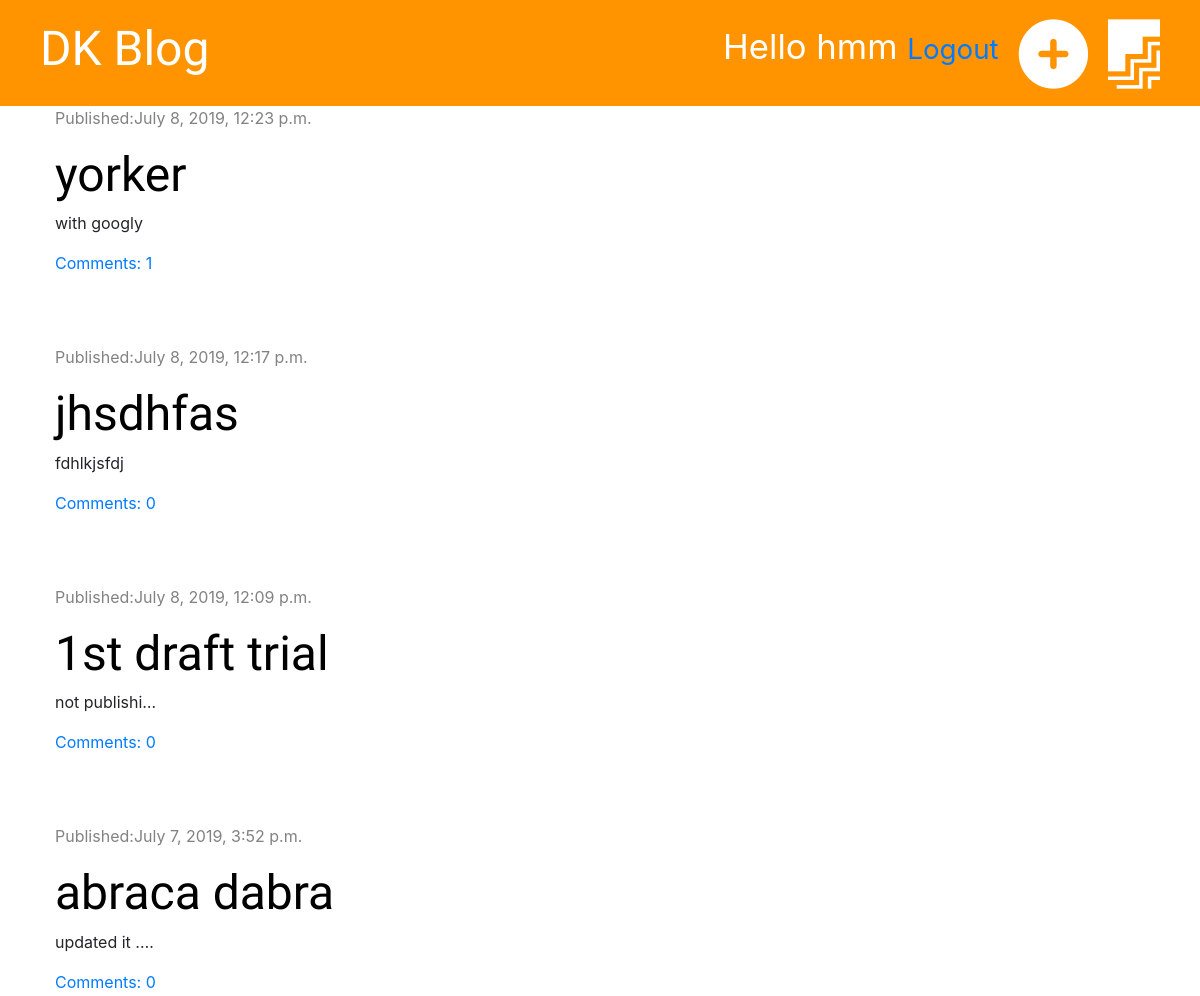
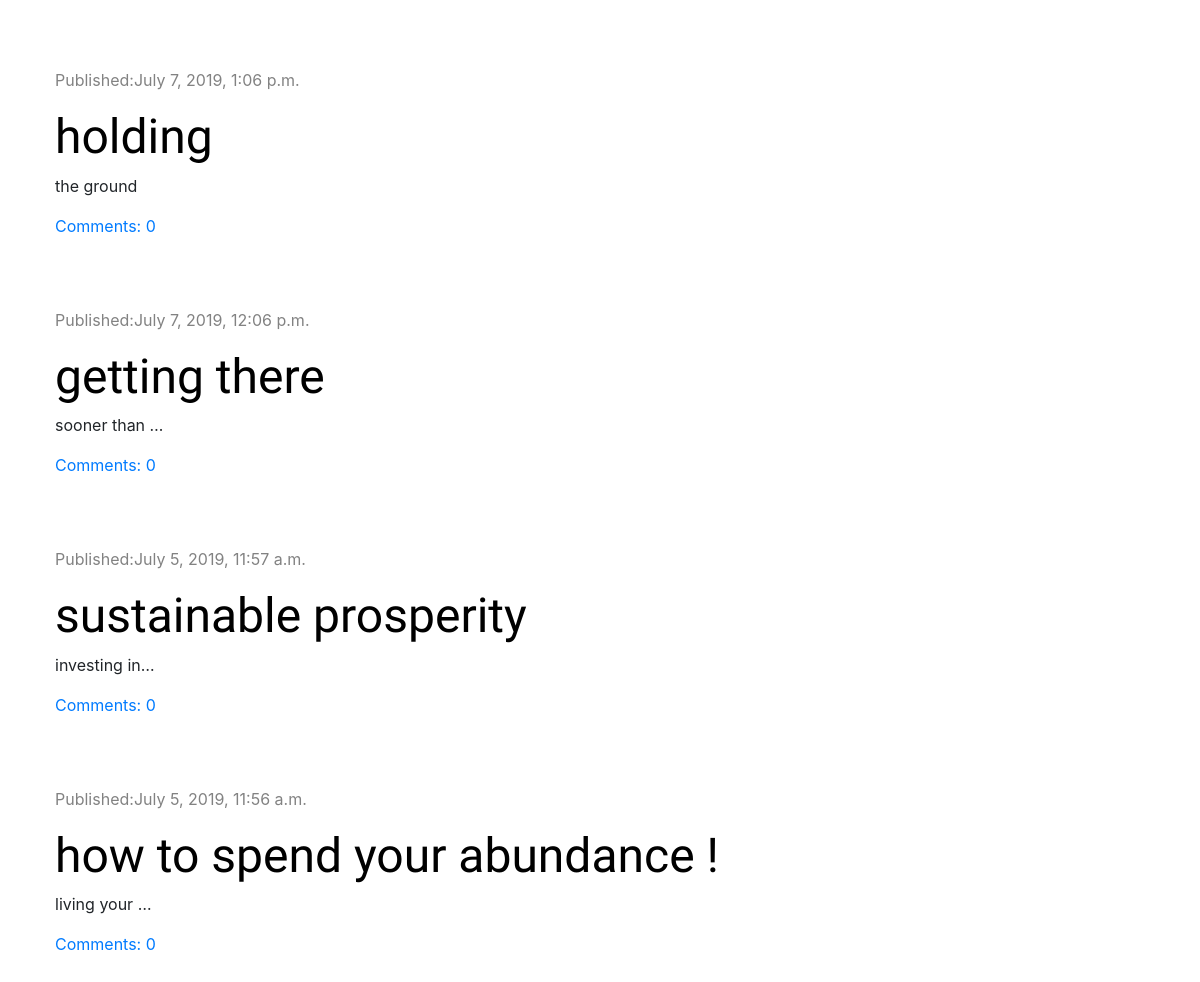
The app's page / (signed in) with its own data (2 pictures, top to bottom).
### blog/models.py (models this page shows, shortened)
class Post(models.Model):
    author = models.ForeignKey('auth.User' , on_delete=models.CASCADE)
    title = models.CharField(max_length=200)
    text = models.TextField()
    created_date = models.DateTimeField(default=timezone.now)
    published_date = models.DateTimeField(blank=True, null=True)
    def approved_comments(self):
        return self.comments.filter(approved=True)

### blog/views.py (the view)
# urls.py: path('', views.post_list, name='post_list'),
def post_list(request):
    posts = Post.objects.filter(published_date__lte=timezone.now()).order_by('-published_date')
    stuff_for_frontend = {'posts': posts}
    return render(request, 'blog/post_list.html', stuff_for_frontend)

### blog/templates/blog/post_list.html (shortened to what this page needs)
{% extends 'blog/base.html'%}
{% block content%}
{% for post in posts %}
<div class="post">
    <div class="date">
        <p>Published:{{post.published_date}}</p>
    </div>
    <h1><a href="{% url 'post_detail' pk=post.pk %}">{{post.title}}</a></h1>
    <p>{{post.text|truncatechars:13|linebreaksbr}}</p>
    <a href="{% url 'post_detail' pk=post.pk %}">Comments: {{post.approved_comments.count}}</a>
</div>
{% endfor %}
{% endblock %}

### blog/templates/blog/base.html (shortened to what this page needs)
{% load staticfiles %}
<!DOCTYPE html>
<html lang="en">
<head>
    <link href="https://stackpath.bootstrapcdn.com/bootstrap/4.3.1/css/bootstrap.min.css" rel="stylesheet">
    <link rel="stylesheet" href="{% static 'css/blog.css'%}">
</head>
<body>
<div class="page-header">
    {% if user.is_authenticated %}
        <a href="{% url 'post_draft_list' %}" class="top-menu"><i class="fab fa-firstdraft fa-2x" ></i></a>
        <a href="{% url 'post_new' %}" class="top-menu"><i class="fas fa-plus-circle fa-2x" style="color: white;"></i></a>
        <p class="top-menu">Hello {{user.username}} <small><a href="{% url 'logout' %}">Logout</a></small></p>
    {% else %}
        <a href="{% url 'login' %}" class="top-menu"><i class="fab fa-invision fa-2x"></i></a>
    {% endif %}
    <h1><a href="/">DK Blog</a></h1>
</div>
<div class="content container">
    <div class="row">
        <div class="col-md-8">
            {% block content %}
            {% endblock %}
        </div>
    </div>
</div>
</body>
</html>

### blog/static/css/blog.css (style rules this page uses)
.page-header { background-color: #ff9400; margin-top: 0; padding: 20px 20px 20px 40px; }
.page-header h1 a { color: white; font-size:36pt; text-decoration:none; }
h1,h2,h3,h4 { font-family: 'Tangerine', 'Inconsolata', 'Droid Sans', serif; font-size:48px; }
.content { margin-left:40px; }
.date { color: #828282; }
.post { margin-bottom: 70px; }
.post h1 a { color: #000000; }
.top-menu { color: #ffffff; float: right; font-size: 26pt; margin-right: 20px; }

### records on screen
Post: published_date "July 8, 2019, 12:23 p.m.", title "yorker", text "with googly", approved_comments.count "1"
Post: published_date "July 8, 2019, 12:17 p.m.", title "jhsdhfas", text "fdhlkjsfdj", approved_comments.count "0"
Post: published_date "July 8, 2019, 12:09 p.m.", title "1st draft trial", text "not publishi…", approved_comments.count "0"
Post: published_date "July 7, 2019, 3:52 p.m.", title "abraca dabra", text "updated it .…", approved_comments.count "0"
Post: published_date "July 7, 2019, 1:06 p.m.", title "holding", text "the ground", approved_comments.count "0"
Post: published_date "July 7, 2019, 12:06 p.m.", title "getting there", text "sooner than …", approved_comments.count "0"
Post: published_date "July 5, 2019, 11:57 a.m.", title "sustainable prosperity", text "investing in…", approved_comments.count "0"
Post: published_date "July 5, 2019, 11:56 a.m.", title "how to spend your abundance !", text "living your …", approved_comments.count "0"

### other values on screen
{{ user.username }} "hmm"
